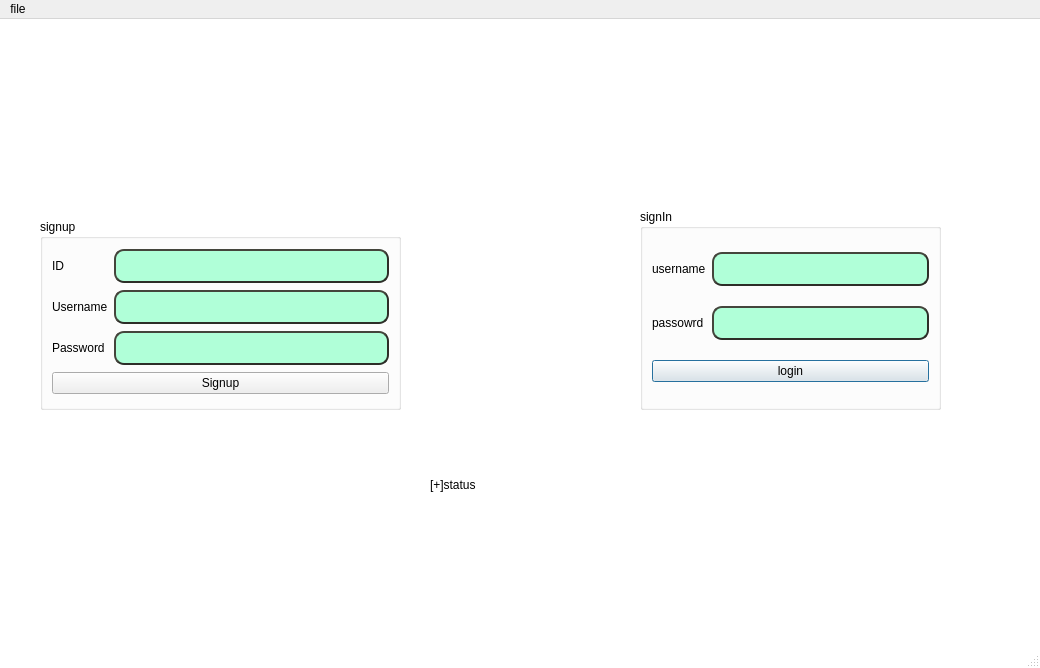
<?xml version="1.0" encoding="UTF-8"?>
<ui version="4.0">
 <class>bank</class>
 <widget class="QMainWindow" name="bank">
  <property name="geometry">
   <rect>
    <x>0</x>
    <y>0</y>
    <width>1040</width>
    <height>668</height>
   </rect>
  </property>
  <property name="windowTitle">
   <string>bank</string>
  </property>
  <property name="styleSheet">
   <string notr="true">QMainWindow {
	background-color: rgb(255, 255, 255)
}</string>
  </property>
  <widget class="QWidget" name="centralwidget">
   <widget class="QGroupBox" name="groupBox">
    <property name="geometry">
     <rect>
      <x>640</x>
      <y>190</y>
      <width>301</width>
      <height>201</height>
     </rect>
    </property>
    <property name="title">
     <string>signIn</string>
    </property>
    <layout class="QGridLayout" name="gridLayout">
     <item row="1" column="1">
      <widget class="QLineEdit" name="lineEdit_passowrd">
       <property name="styleSheet">
        <string notr="true">QLineEdit {
    background-color: rgb(176, 255, 216);
    border-style: outset;
    border-width: 2px;
    border-radius: 10px;
    border-color: rgb(45, 46, 40);
    font: bold 14px;
    min-width: 10em;
    padding: 6px;
}</string>
       </property>
       <property name="maxLength">
        <number>32768</number>
       </property>
       <property name="echoMode">
        <enum>QLineEdit::Password</enum>
       </property>
       <property name="cursorPosition">
        <number>0</number>
       </property>
       <property name="clearButtonEnabled">
        <bool>true</bool>
       </property>
      </widget>
     </item>
     <item row="0" column="0">
      <widget class="QLabel" name="label">
       <property name="text">
        <string>username</string>
       </property>
      </widget>
     </item>
     <item row="1" column="0">
      <widget class="QLabel" name="label_2">
       <property name="text">
        <string>passowrd</string>
       </property>
      </widget>
     </item>
     <item row="0" column="1">
      <widget class="QLineEdit" name="lineEdit_username">
       <property name="styleSheet">
        <string notr="true">QLineEdit {
    background-color: rgb(176, 255, 216);
    border-style: outset;
    border-width: 2px;
    border-radius: 10px;
    border-color: rgb(45, 46, 40);
    font: bold 14px;
    min-width: 10em;
    padding: 6px;
}</string>
       </property>
      </widget>
     </item>
     <item row="2" column="0" colspan="2">
      <widget class="QPushButton" name="pushButton">
       <property name="autoFillBackground">
        <bool>true</bool>
       </property>
       <property name="styleSheet">
        <string notr="true">QPushButton {
     background-color:rgb(138, 146, 255) border: 2px ;
	border-radius: 2px;
	padding: 2px;
}</string>
       </property>
       <property name="text">
        <string>login</string>
       </property>
       <property name="autoDefault">
        <bool>true</bool>
       </property>
       <property name="default">
        <bool>true</bool>
       </property>
      </widget>
     </item>
    </layout>
   </widget>
   <widget class="QLabel" name="label_stat">
    <property name="geometry">
     <rect>
      <x>430</x>
      <y>450</y>
      <width>361</width>
      <height>31</height>
     </rect>
    </property>
    <property name="text">
     <string>[+]status</string>
    </property>
   </widget>
   <widget class="QLabel" name="label_pic">
    <property name="geometry">
     <rect>
      <x>340</x>
      <y>20</y>
      <width>311</width>
      <height>181</height>
     </rect>
    </property>
    <property name="text">
     <string/>
    </property>
   </widget>
   <widget class="QGroupBox" name="groupBox_2">
    <property name="geometry">
     <rect>
      <x>40</x>
      <y>200</y>
      <width>361</width>
      <height>191</height>
     </rect>
    </property>
    <property name="title">
     <string>signup</string>
    </property>
    <layout class="QGridLayout" name="gridLayout_2">
     <item row="2" column="1">
      <widget class="QLineEdit" name="lineEdit_passsword2">
       <property name="styleSheet">
        <string notr="true">QLineEdit {
    background-color: rgb(176, 255, 216);
    border-style: outset;
    border-width: 2px;
    border-radius: 10px;
    border-color: rgb(45, 46, 40);
    font: bold 14px;
    min-width: 10em;
    padding: 6px;
}</string>
       </property>
      </widget>
     </item>
     <item row="0" column="1">
      <widget class="QLineEdit" name="lineEdit_clid2">
       <property name="styleSheet">
        <string notr="true">QLineEdit {
    background-color: rgb(176, 255, 216);
    border-style: outset;
    border-width: 2px;
    border-radius: 10px;
    border-color: rgb(45, 46, 40);
    font: bold 14px;
    min-width: 10em;
    padding: 6px;
}</string>
       </property>
      </widget>
     </item>
     <item row="2" column="0">
      <widget class="QLabel" name="label_5">
       <property name="text">
        <string>Password</string>
       </property>
      </widget>
     </item>
     <item row="0" column="0">
      <widget class="QLabel" name="label_3">
       <property name="text">
        <string>ID</string>
       </property>
      </widget>
     </item>
     <item row="1" column="0">
      <widget class="QLabel" name="label_4">
       <property name="text">
        <string>Username</string>
       </property>
      </widget>
     </item>
     <item row="1" column="1">
      <widget class="QLineEdit" name="lineEdit_username2">
       <property name="styleSheet">
        <string notr="true">QLineEdit {
    background-color: rgb(176, 255, 216);
    border-style: outset;
    border-width: 2px;
    border-radius: 10px;
    border-color: rgb(45, 46, 40);
    font: bold 14px;
    min-width: 10em;
    padding: 6px;
}</string>
       </property>
      </widget>
     </item>
     <item row="3" column="0" colspan="2">
      <widget class="QPushButton" name="pushButton_signup">
       <property name="styleSheet">
        <string notr="true">QPushButton {
     background-color:rgb(138, 146, 255) border: 2px ;
	border-radius: 2px;
	padding: 2px;
}</string>
       </property>
       <property name="text">
        <string>Signup</string>
       </property>
      </widget>
     </item>
    </layout>
   </widget>
  </widget>
  <widget class="QMenuBar" name="menubar">
   <property name="geometry">
    <rect>
     <x>0</x>
     <y>0</y>
     <width>1040</width>
     <height>26</height>
    </rect>
   </property>
   <widget class="QMenu" name="menufile">
    <property name="title">
     <string>file</string>
    </property>
    <addaction name="actionRegister"/>
   </widget>
   <addaction name="menufile"/>
  </widget>
  <widget class="QStatusBar" name="statusbar"/>
  <action name="actionRegister">
   <property name="text">
    <string>Register</string>
   </property>
  </action>
 </widget>
 <resources/>
 <connections/>
</ui>
